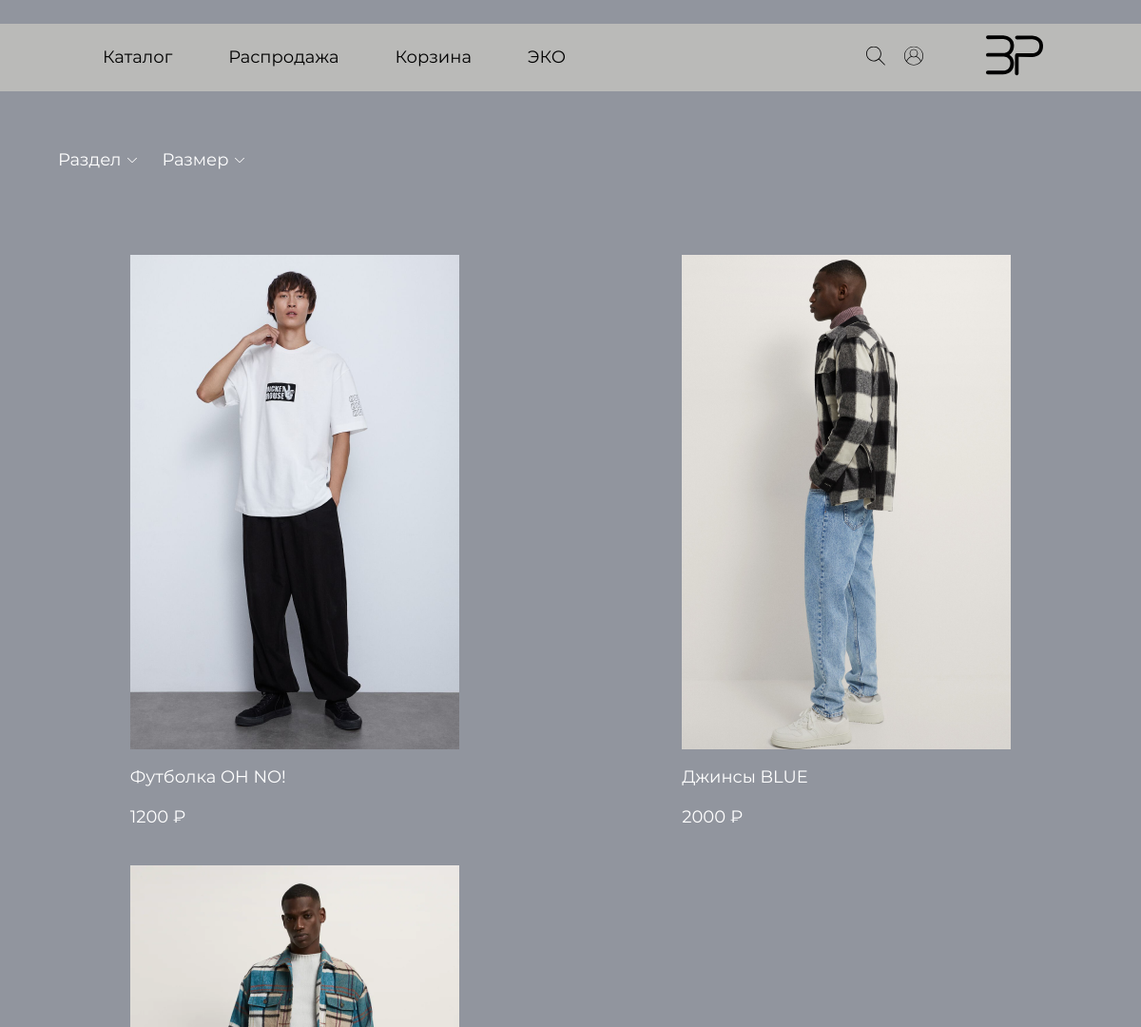
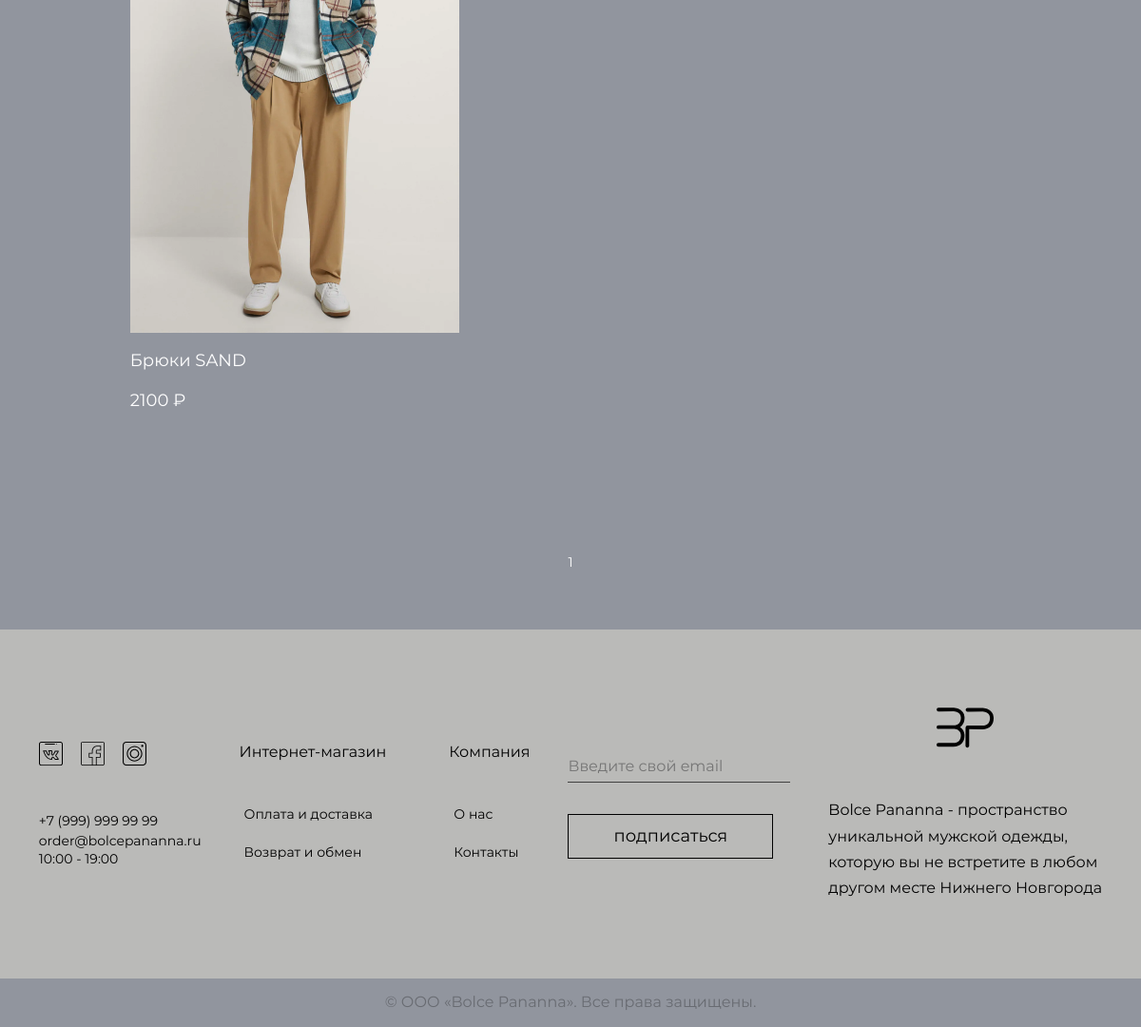
Screenshot of /?controller=catalogue&sale=1 with the database file from the repository (2 pictures, top to bottom).
### tables this page shows
CREATE TABLE `goods` (
  `good_id` int(11) UNSIGNED NOT NULL,
  `img_url` varchar(255) NOT NULL,
  `name_good` varchar(255) NOT NULL,
  `article` varchar(255) NOT NULL,
  `description` varchar(255) NOT NULL,
  `type_good` varchar(255) NOT NULL,
  `size` int(11) UNSIGNED NOT NULL,
  `unit_price` int(11) NOT NULL,
  `stock_amount` int(11) NOT NULL,
  `good_marker_url` varchar(255) NOT NULL,
  `new` tinyint(1) NOT NULL,
  `top` tinyint(1) NOT NULL,
  `sale` tinyint(1) NOT NULL,
  `color` varchar(25) DEFAULT NULL,
  `category` int(11) UNSIGNED NOT NULL,
  `sub_category` int(11) UNSIGNED NOT NULL,
  `img_url_mini` varchar(255) NOT NULL,
  `name_size` varchar(255) NOT NULL
);

### public/controllers/catalogue_controller.php (called while the page is built)
<?php require_once "views" . DIRECTORY_SEPARATOR . "catalogue.php"; ?>
<?php require_once "models" . DIRECTORY_SEPARATOR . "catalogue_model.php"; ?>
<?php require_once "views" . DIRECTORY_SEPARATOR . "card_product.php"; ?>

### public/models/catalogue_model.php (called while the page is built, shortened)
<?php
require_once "core.php";
require_once "views".DIRECTORY_SEPARATOR."catalogue.php";
$mysqli = connect_db();
if (!empty($_GET['top'])) {
   $SQL = "SELECT * FROM `goods` WHERE `top` = 1 GROUP BY `name_good` HAVING COUNT(*) >= 1 ORDER BY `good_id`";;
   $goods = query_all($mysqli, $SQL);
} elseif (!empty($_GET['new'])) {
   $SQL = "SELECT * FROM `goods` WHERE `new` = 1 GROUP BY `name_good` HAVING COUNT(*) >= 1 ORDER BY `good_id`";;
   $goods = query_all($mysqli, $SQL);
} elseif (!empty($_GET['sale'])) {
   $SQL = "SELECT * FROM `goods` WHERE `sale` = 1 GROUP BY `name_good` HAVING COUNT(*) >= 1 ORDER BY `good_id`";;
   $goods = query_all($mysqli, $SQL);
} else {
   $SQL = "SELECT * FROM `goods` GROUP BY `name_good` HAVING COUNT(*) >= 1 ORDER BY `good_id`";
   $goods = query_all($mysqli, $SQL);
}
$page_amount = 9;
$count = 0;
$count_2 = 0;
$goods_amount = count($goods);
$pagination_length = ceil($goods_amount / $page_amount);
if (isset($_GET['id'])) {
   $current_page_num = ($_GET['id'] * $page_amount) - $page_amount;
} else {
   $current_page_num = (1 * $page_amount) - $page_amount;
}
$my_arr = [];
foreach ($goods as $item) {
   if ($count_2 >= $current_page_num) {
      $my_arr[$count] = $item;
      $count++;
   }
   $count_2++;
}
?>

### public/core.php (called while the page is built, shortened)
<?php
function query_all($link, $sql)
{
	$res = mysqli_query($link, $sql);
	if ($res) {
		while ($row =  mysqli_fetch_assoc($res)) {
			$results[] = $row;
		}
		return $results;
	}
	return false;
}

### public/views/catalogue.php (the view, shortened to what this page needs)
<?php
require_once "core.php";
require_once "models" . DIRECTORY_SEPARATOR . "catalogue_model.php";
?>
<?php include 'header.php' ?>
<section class="catalogue">
   <div class="container">
      <nav class="catalogue__menu">
         <ul class="catalogue__menu-items">
            <li class="dropdown-item menu-item--text-color"><a href="#">Раздел</a>
            </li>
            <img class="catalogue__menu-vector" src="images/menu-vector.svg" alt="Vector">
            <li class="dropdown-item menu-item--text-color"><a href="#">Размер</a>
            </li>
            <img class="catalogue__menu-vector" src="images/menu-vector.svg" alt="Vector">
         </ul>
      </nav>
      <div class="catalogue__grid">
         <?php require_once 'card_product.php'; ?>
      </div>
      <div class="pagination-wrapper">
         <?php for ($i = 1; $i <= $pagination_length; $i++) :; ?>
            <?php if (!empty($i) && !empty($cat_id)) {
               echo "<div class=\"pagination__page-link\"><a href=\"?controller=catalogue$cat_id&id=$i\">$i</a></div>";
            } else {
               echo "<div class=\"pagination__page-link\"><a href=\"?controller=catalogue&id=$i\">$i</a></div>";
            }
            ?>
         <?php endfor; ?>
      </div>
   </div>
</section>
<?php include 'footer.php'; ?>

### public/views/card_product.php
<?php foreach ($my_arr as $item) : ?>
   <div class="catalogue__grid-item">
     <a href = "?controller=product_card_page&good_id=<?php echo $item['good_id']; ?>"> <img src="<?php echo $item['img_url']; ?>" alt="Pic"> </a>
      <div class="catalogue__grid-item__title"><?php echo $item['name_good']; ?></div>
      <div class="catalogue__grid-item__price"> <?php echo $item['unit_price']; ?> ₽</div>
   </div>
<?php endforeach; ?>

### public/style/css/common_styles/variables.css (style rules this page uses)
:root { --text-color-black: #000000; --text-color-white: #ffffff; --header-color: #e6dfdb; --grey-bg: #91959e; --beige-bg: #e3dfd4; }

### public/style/css/common_styles/common.css (style rules this page uses)
* { box-sizing: border-box; }
*:before, *:after { box-sizing: border-box; }
body { font-family: "Montserrat", sans-serif; background-color: var(--grey-bg); }
.container { max-width: 1140px; margin: 0 auto; padding: 0 15px; }

### public/style/css/header.css (style rules this page uses)
nav a { position: relative; display: inline-block; outline: none; }

### public/style/css/catalogue.css (style rules this page uses)
ul { margin: 0; padding: 0; list-style: none; }
.catalogue__menu-items { display: flex; justify-content: space-between; width: 20%; margin-top: 20px; margin-bottom: 20px; font-size: 18px; }
.catalogue__menu-vector { position: relative; right: 10px; }
.dropdown-item a { text-decoration: none; padding: 11px 16px; }
.menu-item--text-color a { color: var(--text-color-white); }
.catalogue { color: var(--text-color-white); }
.catalogue__grid { display: grid; grid-template-columns: repeat(3, 1fr); column-gap: 51px; row-gap: 40px; margin-top: 78px; padding-bottom: 150px; color: var(--text-color-white); }
.catalogue__grid-item { font-size: 18px; transition: 0.2s; }
.catalogue__grid-item__title { padding-top: 15px; padding-bottom: 21px; }
.pagination-wrapper { display: flex; justify-content: center; padding-bottom: 62px; }
.pagination__page-link { padding-right: 15px; }
.pagination__page-link:last-child { padding-right: 0; }
.pagination-wrapper a { text-decoration: none; font-size: 14px; color: var(--text-color-white); }
@media screen and (max-width: 1200px) { .catalogue__grid { grid-template-columns: repeat(2, 1fr); justify-items: center; } }

### public/style/css/footer.css (style rules this page uses)
nav a { position: relative; display: inline-block; outline: none; }

### rows the page displays
goods: img_url (picture), name_good "Футболка OH NO!", unit_price "1200"
goods: img_url (picture), name_good "Джинсы BLUE", unit_price "2000"
goods: img_url (picture), name_good "Брюки SAND", unit_price "2100"
